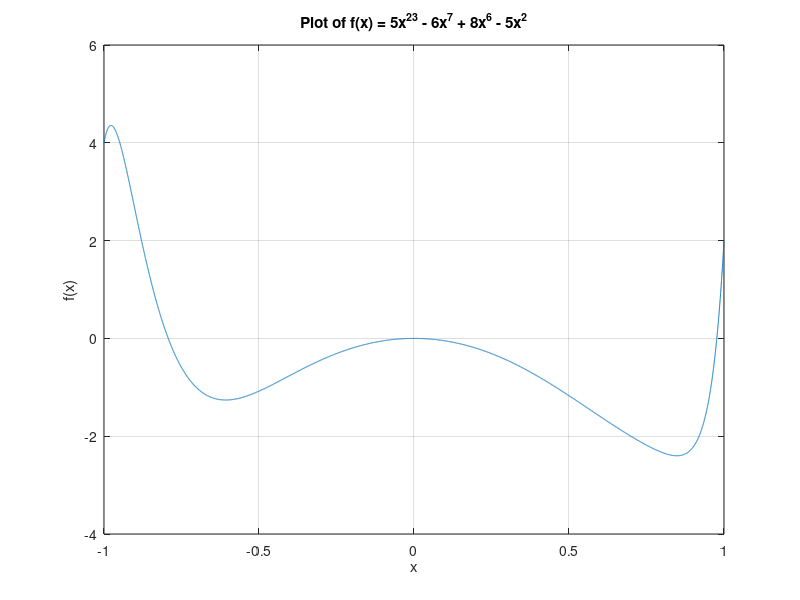

Reproduce this figure in MATLAB. (Note: this script raises an error after producing the figure.)
f = @(x) 5 * x .^ 23 - 6 * x .^ 7 + 8 * x .^ 6 - 5 * x .^ 2;
x = linspace(-1, 1, 10000);
y = f(x);

% Plot the function
figure;
plot(x, y);
xlabel('x');
ylabel('f(x)');
title('Plot of f(x) = 5x^{23} - 6x^{7} + 8x^{6} - 5x^{2}');
grid on;

hold on;

r_num = 1;

for i = 1:length(x) - 1
    a = x(i);
    b = x(i + 1);

    if f(a) * f(b) > 0
        continue;
    elseif f(a) * f(b) < 0
        c = (a + b) / 2;
        % Newton's method with secant (no df provided):
        [root, ~, ~] = iterative_root_finding([], [a, b], 1e-6, 'newton', f);
        plot(root, f(root), 'ro');
        fprintf('Approximated root No.%d: %f\n', r_num, root);
        r_num = r_num + 1;
    elseif f(a) == 0
        plot(a, f(a), 'bo');
    end

end

% Newton's method with secant (no df provided):
[root, ~, ~] = iterative_root_finding([], [-1e-1, 1/2], 1e-6, 'newton', f);
plot(root, f(root), 'ko', 'MarkerFaceColor', 'k');
fprintf('Approximated root No.%d: %f\n', r_num, root);

hold off;
